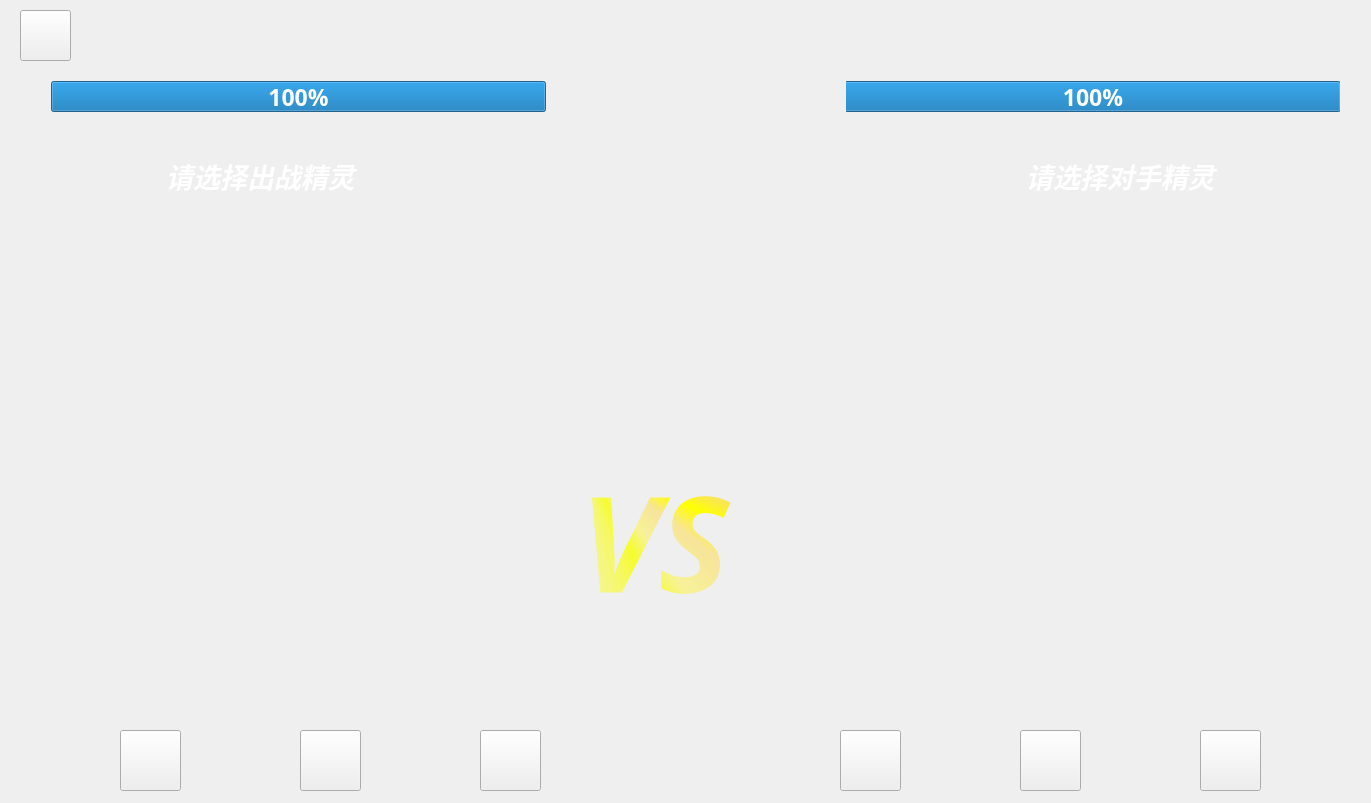
<?xml version="1.0" encoding="UTF-8"?>
<ui version="4.0">
 <class>GUIfight</class>
 <widget class="QWidget" name="GUIfight">
  <property name="geometry">
   <rect>
    <x>0</x>
    <y>0</y>
    <width>1371</width>
    <height>803</height>
   </rect>
  </property>
  <property name="font">
   <font>
    <weight>75</weight>
    <bold>true</bold>
   </font>
  </property>
  <property name="windowTitle">
   <string>GUIfight</string>
  </property>
  <property name="styleSheet">
   <string notr="true"/>
  </property>
  <widget class="QLabel" name="playerPokLabel">
   <property name="geometry">
    <rect>
     <x>140</x>
     <y>310</y>
     <width>400</width>
     <height>400</height>
    </rect>
   </property>
   <property name="layoutDirection">
    <enum>Qt::RightToLeft</enum>
   </property>
   <property name="text">
    <string/>
   </property>
  </widget>
  <widget class="QLabel" name="pcPokLabel">
   <property name="geometry">
    <rect>
     <x>850</x>
     <y>320</y>
     <width>400</width>
     <height>400</height>
    </rect>
   </property>
   <property name="text">
    <string/>
   </property>
  </widget>
  <widget class="QLabel" name="VSlabel">
   <property name="geometry">
    <rect>
     <x>580</x>
     <y>450</y>
     <width>271</width>
     <height>181</height>
    </rect>
   </property>
   <property name="font">
    <font>
     <family>Monotype Corsiva</family>
     <pointsize>100</pointsize>
     <weight>75</weight>
     <italic>true</italic>
     <bold>true</bold>
    </font>
   </property>
   <property name="styleSheet">
    <string notr="true">COLOR:qconicalgradient(cx:0, cy:0, angle:135, stop:0 rgba(255, 255, 0, 69), stop:0.375 rgba(255, 255, 0, 69), stop:0.423533 rgba(251, 255, 0, 145), stop:0.45 rgba(247, 255, 0, 208), stop:0.477581 rgba(255, 244, 71, 130), stop:0.518717 rgba(255, 218, 71, 130), stop:0.55 rgba(255, 255, 0, 255), stop:0.57754 rgba(255, 203, 0, 130), stop:0.625 rgba(255, 255, 0, 69), stop:1 rgba(255, 255, 0, 69))</string>
   </property>
   <property name="text">
    <string>VS</string>
   </property>
  </widget>
  <widget class="QLabel" name="playerAttack">
   <property name="geometry">
    <rect>
     <x>70</x>
     <y>220</y>
     <width>331</width>
     <height>131</height>
    </rect>
   </property>
   <property name="font">
    <font>
     <family>华文行楷</family>
     <pointsize>50</pointsize>
    </font>
   </property>
   <property name="styleSheet">
    <string notr="true">color: qconicalgradient(cx:0.5, cy:0.5, angle:0, stop:0 rgba(35, 40, 3, 255), stop:0.16 rgba(136, 106, 22, 255), stop:0.225 rgba(166, 140, 41, 255), stop:0.285 rgba(204, 181, 74, 255), stop:0.345 rgba(235, 219, 102, 255), stop:0.415 rgba(245, 236, 112, 255), stop:0.52 rgba(209, 190, 76, 255), stop:0.57 rgba(187, 156, 51, 255), stop:0.635 rgba(168, 142, 42, 255), stop:0.695 rgba(202, 174, 68, 255), stop:0.75 rgba(218, 202, 86, 255), stop:0.815 rgba(208, 187, 73, 255), stop:0.88 rgba(187, 156, 51, 255), stop:0.935 rgba(137, 108, 26, 255), stop:1 rgba(35, 40, 3, 255));</string>
   </property>
   <property name="text">
    <string/>
   </property>
  </widget>
  <widget class="QLabel" name="pcAttack">
   <property name="geometry">
    <rect>
     <x>980</x>
     <y>220</y>
     <width>331</width>
     <height>131</height>
    </rect>
   </property>
   <property name="font">
    <font>
     <family>华文行楷</family>
     <pointsize>50</pointsize>
    </font>
   </property>
   <property name="styleSheet">
    <string notr="true">color: qconicalgradient(cx:0.5, cy:0.5, angle:0, stop:0 rgba(35, 40, 3, 255), stop:0.16 rgba(136, 106, 22, 255), stop:0.225 rgba(166, 140, 41, 255), stop:0.285 rgba(204, 181, 74, 255), stop:0.345 rgba(235, 219, 102, 255), stop:0.415 rgba(245, 236, 112, 255), stop:0.52 rgba(209, 190, 76, 255), stop:0.57 rgba(187, 156, 51, 255), stop:0.635 rgba(168, 142, 42, 255), stop:0.695 rgba(202, 174, 68, 255), stop:0.75 rgba(218, 202, 86, 255), stop:0.815 rgba(208, 187, 73, 255), stop:0.88 rgba(187, 156, 51, 255), stop:0.935 rgba(137, 108, 26, 255), stop:1 rgba(35, 40, 3, 255));</string>
   </property>
   <property name="text">
    <string/>
   </property>
  </widget>
  <widget class="QWidget" name="layoutWidget">
   <property name="geometry">
    <rect>
     <x>40</x>
     <y>70</y>
     <width>1311</width>
     <height>53</height>
    </rect>
   </property>
   <layout class="QHBoxLayout" name="horizontalLayout">
    <property name="spacing">
     <number>300</number>
    </property>
    <item>
     <widget class="QProgressBar" name="playerhp">
      <property name="font">
       <font>
        <family>华光综艺_CNKI</family>
        <pointsize>17</pointsize>
        <weight>75</weight>
        <bold>true</bold>
       </font>
      </property>
      <property name="layoutDirection">
       <enum>Qt::LeftToRight</enum>
      </property>
      <property name="styleSheet">
       <string notr="true">color: rgb(255, 255, 255);</string>
      </property>
      <property name="value">
       <number>100</number>
      </property>
      <property name="orientation">
       <enum>Qt::Horizontal</enum>
      </property>
      <property name="textDirection">
       <enum>QProgressBar::BottomToTop</enum>
      </property>
      <property name="format">
       <string>%p%</string>
      </property>
     </widget>
    </item>
    <item>
     <widget class="QProgressBar" name="pchp">
      <property name="font">
       <font>
        <family>华光综艺_CNKI</family>
        <pointsize>17</pointsize>
        <weight>75</weight>
        <bold>true</bold>
       </font>
      </property>
      <property name="layoutDirection">
       <enum>Qt::RightToLeft</enum>
      </property>
      <property name="styleSheet">
       <string notr="true">color: rgb(255, 255, 255);</string>
      </property>
      <property name="maximum">
       <number>100</number>
      </property>
      <property name="value">
       <number>100</number>
      </property>
      <property name="orientation">
       <enum>Qt::Horizontal</enum>
      </property>
      <property name="textDirection">
       <enum>QProgressBar::BottomToTop</enum>
      </property>
      <property name="format">
       <string>%p%</string>
      </property>
     </widget>
    </item>
   </layout>
  </widget>
  <widget class="QLabel" name="chuzhan">
   <property name="geometry">
    <rect>
     <x>30</x>
     <y>130</y>
     <width>461</width>
     <height>91</height>
    </rect>
   </property>
   <property name="font">
    <font>
     <family>华光胖头鱼_CNKI</family>
     <pointsize>20</pointsize>
     <italic>true</italic>
    </font>
   </property>
   <property name="styleSheet">
    <string notr="true">color: rgb(255, 255, 255);</string>
   </property>
   <property name="text">
    <string>请选择出战精灵</string>
   </property>
   <property name="alignment">
    <set>Qt::AlignCenter</set>
   </property>
  </widget>
  <widget class="QLabel" name="duishou">
   <property name="geometry">
    <rect>
     <x>890</x>
     <y>130</y>
     <width>461</width>
     <height>91</height>
    </rect>
   </property>
   <property name="font">
    <font>
     <family>华光胖头鱼_CNKI</family>
     <pointsize>20</pointsize>
     <italic>true</italic>
     <underline>false</underline>
    </font>
   </property>
   <property name="styleSheet">
    <string notr="true">color: rgb(255, 255, 255);</string>
   </property>
   <property name="text">
    <string>请选择对手精灵</string>
   </property>
   <property name="alignment">
    <set>Qt::AlignCenter</set>
   </property>
  </widget>
  <widget class="QPushButton" name="playerthisPok">
   <property name="geometry">
    <rect>
     <x>300</x>
     <y>730</y>
     <width>61</width>
     <height>61</height>
    </rect>
   </property>
   <property name="styleSheet">
    <string notr="true">border-image: url(:/buttons/buttons/Check (2).png);</string>
   </property>
   <property name="text">
    <string/>
   </property>
  </widget>
  <widget class="QPushButton" name="playerlastPok">
   <property name="geometry">
    <rect>
     <x>120</x>
     <y>730</y>
     <width>61</width>
     <height>61</height>
    </rect>
   </property>
   <property name="styleSheet">
    <string notr="true">border-image: url(:/buttons/buttons/Back (2).png);</string>
   </property>
   <property name="text">
    <string/>
   </property>
  </widget>
  <widget class="QPushButton" name="playernextPok">
   <property name="geometry">
    <rect>
     <x>480</x>
     <y>730</y>
     <width>61</width>
     <height>61</height>
    </rect>
   </property>
   <property name="styleSheet">
    <string notr="true">border-image: url(:/buttons/buttons/Play (2).png);</string>
   </property>
   <property name="text">
    <string/>
   </property>
  </widget>
  <widget class="QPushButton" name="pcnextPok">
   <property name="geometry">
    <rect>
     <x>1200</x>
     <y>730</y>
     <width>61</width>
     <height>61</height>
    </rect>
   </property>
   <property name="styleSheet">
    <string notr="true">border-image: url(:/buttons/buttons/Play (2).png);</string>
   </property>
   <property name="text">
    <string/>
   </property>
  </widget>
  <widget class="QPushButton" name="pcthisPok">
   <property name="geometry">
    <rect>
     <x>1020</x>
     <y>730</y>
     <width>61</width>
     <height>61</height>
    </rect>
   </property>
   <property name="layoutDirection">
    <enum>Qt::LeftToRight</enum>
   </property>
   <property name="styleSheet">
    <string notr="true">border-image: url(:/buttons/buttons/Check (2).png);</string>
   </property>
   <property name="text">
    <string/>
   </property>
  </widget>
  <widget class="QPushButton" name="pclastPok">
   <property name="geometry">
    <rect>
     <x>840</x>
     <y>730</y>
     <width>61</width>
     <height>61</height>
    </rect>
   </property>
   <property name="styleSheet">
    <string notr="true">border-image: url(:/buttons/buttons/Back (2).png);</string>
   </property>
   <property name="text">
    <string/>
   </property>
  </widget>
  <widget class="QLabel" name="label">
   <property name="geometry">
    <rect>
     <x>0</x>
     <y>0</y>
     <width>1371</width>
     <height>803</height>
    </rect>
   </property>
   <property name="minimumSize">
    <size>
     <width>1371</width>
     <height>803</height>
    </size>
   </property>
   <property name="maximumSize">
    <size>
     <width>1371</width>
     <height>803</height>
    </size>
   </property>
   <property name="text">
    <string/>
   </property>
   <property name="pixmap">
    <pixmap resource="pokemonClientGUI.qrc">:/pokpic/back.jpg</pixmap>
   </property>
   <property name="scaledContents">
    <bool>true</bool>
   </property>
  </widget>
  <widget class="QLabel" name="playerlv">
   <property name="geometry">
    <rect>
     <x>440</x>
     <y>670</y>
     <width>81</width>
     <height>51</height>
    </rect>
   </property>
   <property name="font">
    <font>
     <family>华光胖头鱼_CNKI</family>
     <pointsize>14</pointsize>
    </font>
   </property>
   <property name="text">
    <string/>
   </property>
  </widget>
  <widget class="QLabel" name="pclv">
   <property name="geometry">
    <rect>
     <x>1170</x>
     <y>670</y>
     <width>81</width>
     <height>51</height>
    </rect>
   </property>
   <property name="font">
    <font>
     <family>华光胖头鱼_CNKI</family>
     <pointsize>14</pointsize>
    </font>
   </property>
   <property name="text">
    <string/>
   </property>
  </widget>
  <widget class="QPushButton" name="exit">
   <property name="geometry">
    <rect>
     <x>20</x>
     <y>10</y>
     <width>51</width>
     <height>51</height>
    </rect>
   </property>
   <property name="styleSheet">
    <string notr="true">border-image: url(:/buttons/buttons/Exit (2).png);</string>
   </property>
   <property name="text">
    <string/>
   </property>
  </widget>
  <zorder>label</zorder>
  <zorder>layoutWidget</zorder>
  <zorder>VSlabel</zorder>
  <zorder>playerthisPok</zorder>
  <zorder>playerlastPok</zorder>
  <zorder>playernextPok</zorder>
  <zorder>pcnextPok</zorder>
  <zorder>pcthisPok</zorder>
  <zorder>pclastPok</zorder>
  <zorder>exit</zorder>
  <zorder>playerAttack</zorder>
  <zorder>pcAttack</zorder>
  <zorder>chuzhan</zorder>
  <zorder>pcPokLabel</zorder>
  <zorder>playerPokLabel</zorder>
  <zorder>duishou</zorder>
  <zorder>pclv</zorder>
  <zorder>playerlv</zorder>
 </widget>
 <layoutdefault spacing="6" margin="11"/>
 <resources>
  <include location="pokemonClientGUI.qrc"/>
 </resources>
 <connections>
  <connection>
   <sender>playerthisPok</sender>
   <signal>clicked()</signal>
   <receiver>playerlastPok</receiver>
   <slot>hide()</slot>
   <hints>
    <hint type="sourcelabel">
     <x>330</x>
     <y>760</y>
    </hint>
    <hint type="destinationlabel">
     <x>150</x>
     <y>760</y>
    </hint>
   </hints>
  </connection>
  <connection>
   <sender>playerthisPok</sender>
   <signal>clicked()</signal>
   <receiver>playernextPok</receiver>
   <slot>hide()</slot>
   <hints>
    <hint type="sourcelabel">
     <x>330</x>
     <y>760</y>
    </hint>
    <hint type="destinationlabel">
     <x>510</x>
     <y>760</y>
    </hint>
   </hints>
  </connection>
  <connection>
   <sender>playerthisPok</sender>
   <signal>clicked()</signal>
   <receiver>chuzhan</receiver>
   <slot>hide()</slot>
   <hints>
    <hint type="sourcelabel">
     <x>330</x>
     <y>760</y>
    </hint>
    <hint type="destinationlabel">
     <x>355</x>
     <y>270</y>
    </hint>
   </hints>
  </connection>
  <connection>
   <sender>playerthisPok</sender>
   <signal>clicked()</signal>
   <receiver>playerthisPok</receiver>
   <slot>hide()</slot>
   <hints>
    <hint type="sourcelabel">
     <x>330</x>
     <y>760</y>
    </hint>
    <hint type="destinationlabel">
     <x>330</x>
     <y>760</y>
    </hint>
   </hints>
  </connection>
  <connection>
   <sender>pcthisPok</sender>
   <signal>clicked()</signal>
   <receiver>pclastPok</receiver>
   <slot>hide()</slot>
   <hints>
    <hint type="sourcelabel">
     <x>1050</x>
     <y>760</y>
    </hint>
    <hint type="destinationlabel">
     <x>870</x>
     <y>760</y>
    </hint>
   </hints>
  </connection>
  <connection>
   <sender>pcthisPok</sender>
   <signal>clicked()</signal>
   <receiver>pcnextPok</receiver>
   <slot>hide()</slot>
   <hints>
    <hint type="sourcelabel">
     <x>1050</x>
     <y>760</y>
    </hint>
    <hint type="destinationlabel">
     <x>1230</x>
     <y>760</y>
    </hint>
   </hints>
  </connection>
  <connection>
   <sender>pcthisPok</sender>
   <signal>clicked()</signal>
   <receiver>duishou</receiver>
   <slot>hide()</slot>
   <hints>
    <hint type="sourcelabel">
     <x>1050</x>
     <y>760</y>
    </hint>
    <hint type="destinationlabel">
     <x>1060</x>
     <y>280</y>
    </hint>
   </hints>
  </connection>
  <connection>
   <sender>pcthisPok</sender>
   <signal>clicked()</signal>
   <receiver>pcthisPok</receiver>
   <slot>hide()</slot>
   <hints>
    <hint type="sourcelabel">
     <x>1050</x>
     <y>760</y>
    </hint>
    <hint type="destinationlabel">
     <x>1050</x>
     <y>760</y>
    </hint>
   </hints>
  </connection>
  <connection>
   <sender>playerthisPok</sender>
   <signal>clicked()</signal>
   <receiver>playerlv</receiver>
   <slot>hide()</slot>
   <hints>
    <hint type="sourcelabel">
     <x>330</x>
     <y>760</y>
    </hint>
    <hint type="destinationlabel">
     <x>480</x>
     <y>695</y>
    </hint>
   </hints>
  </connection>
  <connection>
   <sender>pcthisPok</sender>
   <signal>clicked()</signal>
   <receiver>pclv</receiver>
   <slot>hide()</slot>
   <hints>
    <hint type="sourcelabel">
     <x>1050</x>
     <y>760</y>
    </hint>
    <hint type="destinationlabel">
     <x>1210</x>
     <y>695</y>
    </hint>
   </hints>
  </connection>
  <connection>
   <sender>playerthisPok</sender>
   <signal>clicked()</signal>
   <receiver>GUIfight</receiver>
   <slot>okplayerSlot()</slot>
   <hints>
    <hint type="sourcelabel">
     <x>308</x>
     <y>780</y>
    </hint>
    <hint type="destinationlabel">
     <x>302</x>
     <y>814</y>
    </hint>
   </hints>
  </connection>
  <connection>
   <sender>pcthisPok</sender>
   <signal>clicked()</signal>
   <receiver>GUIfight</receiver>
   <slot>okpcSlot()</slot>
   <hints>
    <hint type="sourcelabel">
     <x>1027</x>
     <y>785</y>
    </hint>
    <hint type="destinationlabel">
     <x>1017</x>
     <y>852</y>
    </hint>
   </hints>
  </connection>
  <connection>
   <sender>exit</sender>
   <signal>clicked()</signal>
   <receiver>GUIfight</receiver>
   <slot>returnSlot()</slot>
   <hints>
    <hint type="sourcelabel">
     <x>45</x>
     <y>40</y>
    </hint>
    <hint type="destinationlabel">
     <x>68</x>
     <y>-32</y>
    </hint>
   </hints>
  </connection>
 </connections>
 <slots>
  <slot>okplayerSlot()</slot>
  <slot>okpcSlot()</slot>
  <slot>returnSlot()</slot>
 </slots>
</ui>
